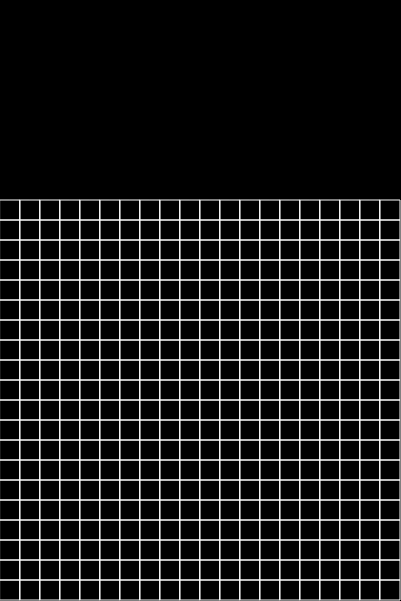
Frame 1 (no input)
Frame 60 (no input): identical to frame 1, image omitted
Frame 120 (the mouse pressed at the canvas centre since frame 60): identical to frame 1, image omitted

The p5.js sketch that drew this single still picture (run headless with seeded random() and noise() and a simulated clock; from frame 60 on, the mouse is pressed at the canvas centre):

// p5.js sketch
// ── sketch.js
// Daniel Shiffman
// http://codingtra.in
// http://patreon.com/codingtrain

// Minesweeper
// Video: https://youtu.be/LFU5ZlrR21E


  var grid;
  var cols;
  var rows;
  var isGameOver;
  var bot;

  function setup() {
    createCanvas(401, 601);
    background(0);
    isGameOver = false;
    w = 20;
    cols = floor(width / w);
    rows = floor((height - 200) / w);

    grid = new Grid(cols, rows, w, 100, 0, 200);
    grid.pickBees();

    bot = new Bot();
  
  }
  
  function gameOver() {
    grid.setAllRevealed();
    isGameOver = true;
  }
  
  function mousePressed() {
    var check = grid.reveal(mouseX, mouseY);
    if(isGameOver){
        grid.reset();
        grid.pickBees();
        isGameOver = false;
    }
    else if(check == -1){
        gameOver();
    }
    
  }
  
  function keyPressed(){
    if(isGameOver){
        grid.reset();
        grid.pickBees();
        isGameOver = false;
    } else {
        var check = bot.clickCell();
        if(check == -1){
            gameOver();
        }
    }
  }

  function draw() {
    background(0);
    grid.show();
    if(isGameOver){
        textSize(32);
        fill(255,0,0);
        text('GAME OVER', width / 2, 100);
        fill(200);
        textSize(16);
        text('click or press any button to start over', width / 2, 125);
        textSize(12);
    } 
  }
// ── bot.js

function Bot(){
   this.options; 


}

Bot.prototype.clickCell = function(){

    var col = floor(random(grid.grid.length));
    var row = floor(random(grid.grid[0].length));

    console.log(col + " " + row);

    return grid.revealCell(col, row);



    // picking algorithm

    // pick a random option 

    // eval each hidden neighbor to revealed, 

    //   if impossible for it to be bee 
    //      then click/reveal that specific cell

    //  if there is no 'safe' click, click randomly 
    // (that isnt adjacent to a revealed)

    // 

}
// ── cell.js
// Daniel Shiffman
// http://codingtra.in
// http://patreon.com/codingtrain

// Minesweeper
// Video: https://youtu.be/LFU5ZlrR21E

function Cell(i, j, w , xOff, yOff) {
  // cell index
  this.i = i;
  this.j = j;

  // location of cell (relative to location of grid)
  this.x = i * w + xOff;
  this.y = j * w + yOff;

  this.w = w;
  this.neighborCount = 0;

  this.bee = false;
  this.revealed = false;
}

Cell.prototype.show = function() {
  stroke(255);
  noFill();
  rect(this.x, this.y, this.w, this.w);
  if (this.revealed) {
    if (this.bee) {
      fill(200, 0, 0);
      rect(this.x, this.y, this.w, this.w);
      fill(255, 255, 0);
      ellipse(this.x + this.w * 0.5, this.y + this.w * 0.5, this.w * 0.5);
    } else {

        // if (this.neighborCount == 0){
        //     fill(127);
        // } else if (this.neighborCount == 1){
        //     fill(0, 100, 200);
        // } else if (this.neighborCount == 2){
        //     fill(0, 200, 200);
        // } else if (this.neighborCount == 3){
        //     fill(0, 200, 100);
        // } else if (this.neighborCount == 4){
        //     fill(0, 200, 0);
        // } else if (this.neighborCount == 5){
        //     fill(100, 200, 0);
        // } else if (this.neighborCount == 6){
        //     fill(200, 200, 0);
        // } else if (this.neighborCount == 7){
        //     fill(200, 100, 0);
        // } else if (this.neighborCount == 8){
        //     fill(200, 0, 0);
        // }
        fill(200);
      rect(this.x, this.y, this.w, this.w);
      if (this.neighborCount > 0) {
        textAlign(CENTER);
        fill(0);
        text(this.neighborCount, this.x + this.w * 0.5, this.y + this.w - 6);
      }
    }
  }
}

Cell.prototype.countBees = function() {
  if (this.bee) {
    this.neighborCount = -1;
    return;
  }
  var total = 0;
  for (var xoff = -1; xoff <= 1; xoff++) {
    var i = this.i + xoff;
    if (i < 0 || i >= cols) continue;

    for (var yoff = -1; yoff <= 1; yoff++) {
      var j = this.j + yoff;
      if (j < 0 || j >= rows) continue;

      var neighbor = grid.grid[i][j];
      if (neighbor.bee) {
        total++;
      }
    }
  }
  this.neighborCount = total;
}

Cell.prototype.contains = function(x, y) {
  return (x > this.x && x < this.x + this.w && y > this.y && y < this.y + this.w);
}

Cell.prototype.reveal = function() {
  this.revealed = true;
  if (this.neighborCount == 0) {
    // flood fill time
    this.floodFill();
  }
}

Cell.prototype.floodFill = function() {
  for (var xoff = -1; xoff <= 1; xoff++) {
    var i = this.i + xoff;
    if (i < 0 || i >= cols) continue;

    for (var yoff = -1; yoff <= 1; yoff++) {
      var j = this.j + yoff;
      if (j < 0 || j >= rows) continue;

      var neighbor = grid.grid[i][j];
      // Note the neighbor.bee check was not required.
      // See issue #184
      if (!neighbor.revealed) {
        neighbor.reveal();
      }
    }
  }
}
// ── cursor.js
function Cursor(){

    this.x = width / 2;
    this.y = height / 2;

}

Cursor.prototype.cursorToCell = function(x,y){

    this.x = x;
    this.y = y;

}

Cursor.prototype.show = function(){

    var shift = 4;

    fill('rgba(0,0,0,0.25)');
    noStroke();
    beginShape();
    vertex(this.x + 0 + shift, this.y + 0);
    vertex(this.x + 0 + shift, this.y + 16);
    vertex(this.x + 4 + shift, this.y + 14);
    vertex(this.x + 6 + shift, this.y + 18);
    vertex(this.x + 10 + shift, this.y + 16);
    vertex(this.x + 8 + shift, this.y + 12);
    vertex(this.x + 12 + shift, this.y + 10);
    endShape(CLOSE);
    
    fill(255);
    stroke(0);
    beginShape();
    vertex(this.x + 0, this.y + 0);
    vertex(this.x + 0, this.y + 16);
    vertex(this.x + 4, this.y + 14);
    vertex(this.x + 6, this.y + 18);
    vertex(this.x + 10, this.y + 16);
    vertex(this.x + 8, this.y + 12);
    vertex(this.x + 12, this.y + 10);
    endShape(CLOSE);

}
// ── grid.js
function make2DArray(cols, rows) {
    var arr = new Array(cols);
    for (var i = 0; i < arr.length; i++) {
      arr[i] = new Array(rows);
    }
    return arr;
  }
  

function Grid(cols, rows, w, totalBees, x, y){

    this.grid;
    this.cols = cols;
    this.rows = rows;
    this.w = w;
    this.totalBees = totalBees;
    
    // location of the grid
    this.x = x;
    this.y = y;
    
    this.reset();
}

Grid.prototype.reset = function(){

    this.grid = make2DArray(this.cols, this.rows);
    for (var i = 0; i < this.cols; i++) {
      for (var j = 0; j < this.rows; j++) {
        this.grid[i][j] = new Cell(i, j, w, this.x, this.y);
      }
    }

}

Grid.prototype.pickBees = function(){

  // Pick totalBees spots
  var options = [];
  for (var i = 0; i < this.cols; i++) {
    for (var j = 0; j < this.rows; j++) {
      options.push([i, j]);
    }
  }

  for (var n = 0; n < this.totalBees; n++) {
      var index = floor(random(options.length));
      var choice = options[index];
      var i = choice[0];
      var j = choice[1];
      // Deletes that spot so it's no longer an option
      options.splice(index, 1);
      this.grid[i][j].bee = true;
    }

    for (var i = 0; i < this.cols; i++) {
      for (var j = 0; j < this.rows; j++) {
        this.grid[i][j].countBees();
      }
  }

}

Grid.prototype.setAllRevealed = function(){
    for (var i = 0; i < this.cols; i++) {
        for (var j = 0; j < this.rows; j++) {
          this.grid[i][j].revealed = true;
        }
      }
}

Grid.prototype.reveal = function(x, y){

    for (var i = 0; i < this.cols; i++) {
        for (var j = 0; j < this.rows; j++) {
          if (this.grid[i][j].contains(x, y)) {
            this.grid[i][j].reveal();
    
            if (this.grid[i][j].bee) {
              return -1;
            }
            
            return 0;
          }
        }
      }


}

Grid.prototype.revealCell = function(i, j){
    this.grid[i][j].reveal();
    
    if (this.grid[i][j].bee) {
        return -1;
    }
    
    return 0;
}

Grid.prototype.show = function(){
    for (var i = 0; i < this.cols; i++) {
        for (var j = 0; j < this.rows; j++) {
          this.grid[i][j].show();
        }
      }
}
// ── sprite.js
function Sprite(){

    this.x = width - 50;
    this.y = 10;
    this.mode = color(0, 255, 0);

}

Sprite.prototype.show = function (){

    fill(this.mode);
    rect(this.x, this.y, 40, 40);

}
